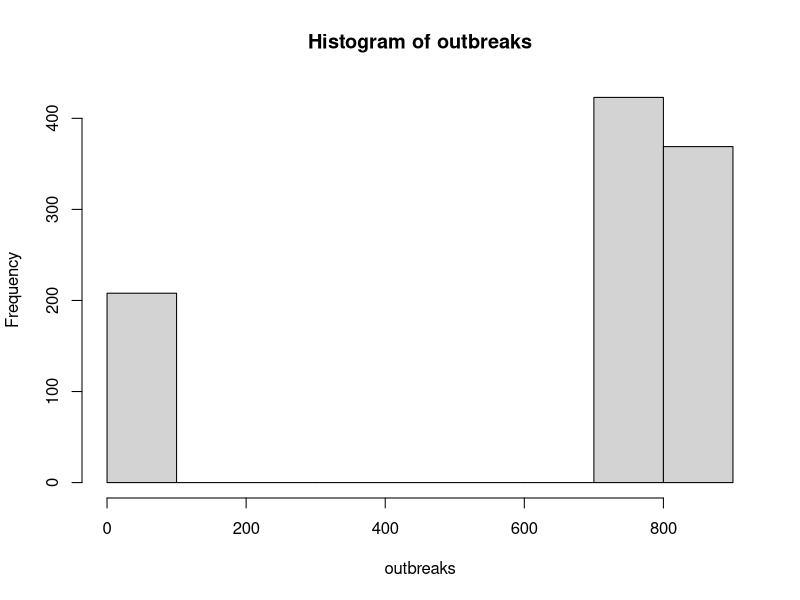

Recreate this plot in R.
## ---- chunk 1
knitr::opts_chunk$set(warning=FALSE, message=FALSE) 
## ---- chunk 2
set.seed(42)
R0_mean <- 2
popsize = 1000 # population size for each iteration
nrun <- 1000 # number of iterations to compute the mean
outbreaks <- rep(NA, nrun) # to store outbreak size for each iteration
init_inf <- 1 # initially infected people

for (r in seq_len(nrun)) {
  pop <- data.frame(id=1:popsize)
  pop$status <- "S"
  pop$status[1:init_inf] <- "I"
  nS <- sum(pop$status == "S")
  nI <- sum(pop$status == "I")
  N <- nrow(pop)
  cnt <- init_inf + 1 # infecteds are placed from the first position
  while (nI > 0 & nS > 0) {
    row <- which(pop$status == "I")
    nI <- length(row)
    for (i in seq_len(nI)) {
      pop$status[row[i]] <- "R"
      offspring <- rpois(1, lambda=R0_mean*nS/N)
      nS = nS - offspring
      for (k in seq_len(offspring)) {
        pop$status[cnt] <- "I" 
        cnt <- cnt + 1
      }
    }
  }
  outbreaks[r] = popsize - sum(pop$status == "S")
}

hist(outbreaks) # minor and major outbreaks
sum(outbreaks>200)/nrun # freq of major outbreaks
mean(outbreaks[outbreaks>200])/popsize # outbreak size of the only major outbreaks
max(outbreaks) # maximum outbreak size
## ---- chunk 3
# final size of an epidemic, R
final_size <- function(R, R0){
  R - 1 + exp(-R0*R)
}
# lower bound set at a positive number to avoid R=0, which is also a solution
uniroot(final_size, interval=c(1e-3,1), R0=R0_mean)$root
